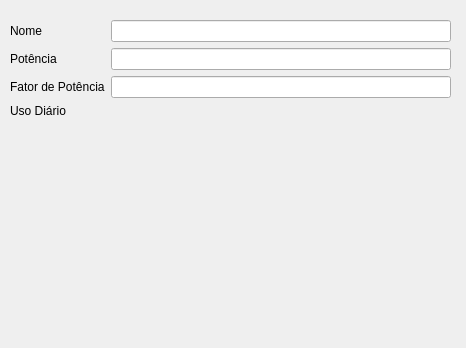
<?xml version="1.0" encoding="UTF-8"?>
<ui version="4.0">
 <class>NovoEquipamento</class>
 <widget class="QWidget" name="NovoEquipamento">
  <property name="geometry">
   <rect>
    <x>0</x>
    <y>0</y>
    <width>466</width>
    <height>348</height>
   </rect>
  </property>
  <property name="windowTitle">
   <string>Novo Equipamento</string>
  </property>
  <widget class="QWidget" name="formLayoutWidget">
   <property name="geometry">
    <rect>
     <x>10</x>
     <y>20</y>
     <width>441</width>
     <height>311</height>
    </rect>
   </property>
   <layout class="QFormLayout" name="formLayout">
    <item row="0" column="0">
     <widget class="QLabel" name="label">
      <property name="text">
       <string>Nome</string>
      </property>
     </widget>
    </item>
    <item row="1" column="0">
     <widget class="QLabel" name="label_2">
      <property name="text">
       <string>Potência</string>
      </property>
     </widget>
    </item>
    <item row="2" column="0">
     <widget class="QLabel" name="label_3">
      <property name="text">
       <string>Fator de Potência</string>
      </property>
     </widget>
    </item>
    <item row="3" column="0">
     <widget class="QLabel" name="label_4">
      <property name="text">
       <string>Uso Diário</string>
      </property>
     </widget>
    </item>
    <item row="0" column="1">
     <widget class="QLineEdit" name="lineEdit"/>
    </item>
    <item row="1" column="1">
     <widget class="QLineEdit" name="lineEdit_2"/>
    </item>
    <item row="2" column="1">
     <widget class="QLineEdit" name="lineEdit_3"/>
    </item>
   </layout>
  </widget>
 </widget>
 <resources/>
 <connections/>
</ui>
